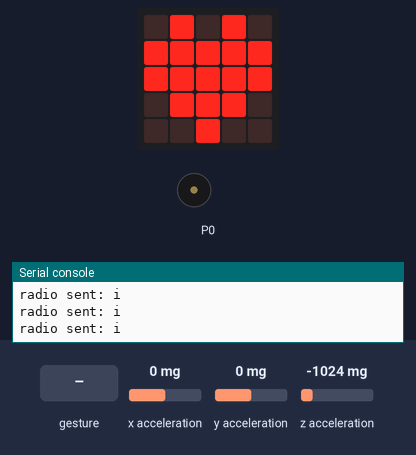
Recording of a program running on a simulated BBC micro:bit (MakeCode). Parts: the board's 5×5 LED display, buzzer (waves = sounding), the last lines printed to the serial console. Inputs (shaded band) come from the test bench; at power-on: x acceleration 0 mg, y acceleration 0 mg, z acceleration -1024 mg. Random numbers come from a fixed seed; no radio messages arrive unless stated (any console line starting 'radio sent:' is added by the test bench); a tilt is held for 1.5 s and a shake lasts 1 s, then the board lies face up again.

Above: at 1.8 s.
1.9 s: gesture 'shake'
At 4.6 s:
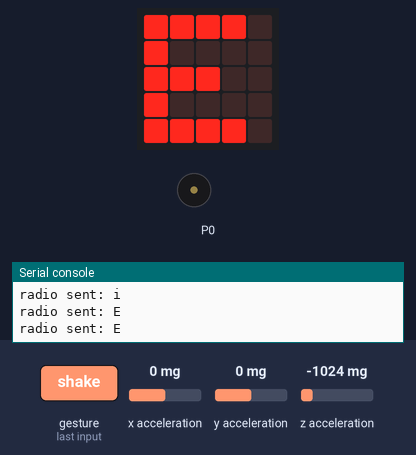
4.9 s: gesture 'shake'
At 7.4 s:
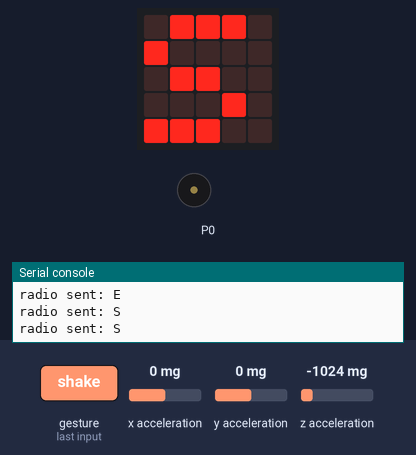
7.9 s: gesture 'shake'
At 10.6 s:
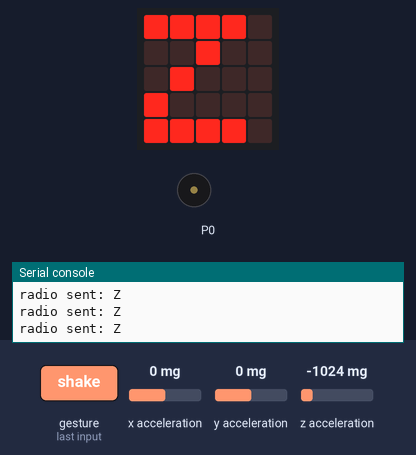
10.9 s: gesture 'shake'
At 13.1 s:
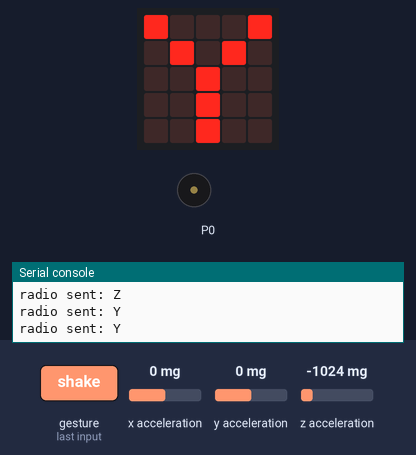
13.9 s: gesture 'shake'
At 16.6 s:
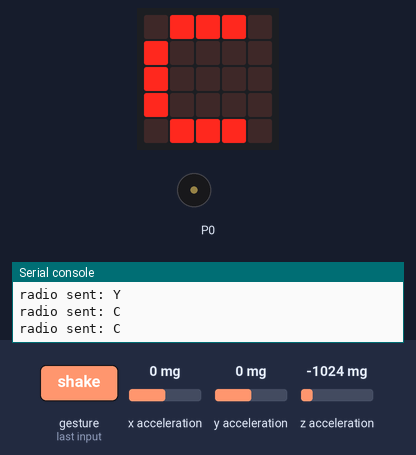
Timing chart, 0 to 17.9 s (numbered marks = the images above; inputs shaded):
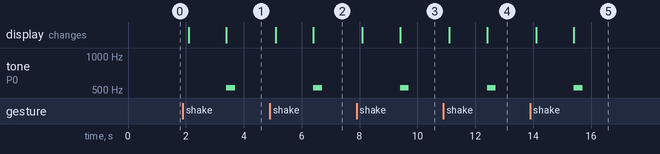

Measured:
- after the input at 1.9 s, tone on P0: silent → 523 Hz after 1.5 s, → silent 0.30 s later; the display: first changes after 0.20 s (image 1 shows a later state)
- after the input at 4.9 s, tone on P0: silent → 523 Hz after 1.5 s, → silent 0.30 s later; the display: first changes after 0.20 s (image 2 shows a later state)
- after the input at 7.9 s, tone on P0: silent → 523 Hz after 1.5 s, → silent 0.30 s later; the display: first changes after 0.20 s (image 3 shows a later state)
- after the input at 10.9 s, tone on P0: silent → 523 Hz after 1.5 s, → silent 0.30 s later; the display: first changes after 0.20 s (image 4 shows a later state)
- after the input at 13.9 s, tone on P0: silent → 523 Hz after 1.5 s, → silent 0.30 s later; the display: first changes after 0.20 s (image 5 shows a later state)

The program:

main.ts
```typescript
input.onGesture(Gesture.Shake, function () {
    bewegt_sich = true
    while (bewegt_sich) {
        basic.showIcon(IconNames.No)
        if (Math.abs(input.acceleration(Dimension.X)) < 50 || Math.abs(input.acceleration(Dimension.Y)) < 50 || Math.abs(input.acceleration(Dimension.Z)) < 50) {
            bewegt_sich = false
        }
    }
    basic.pause(100)
    music.play(music.stringPlayable("C5 - - - - - - - ", 200), music.PlaybackMode.InBackground)
    basic.showString("" + (Buchstabenwürfel()))
})
function Buchstabenwürfel () {
    zufallszahl = randint(0, 25)
    if (zufallszahl == 0) {
        buchstabe = "A"
    }
    if (zufallszahl == 1) {
        buchstabe = "B"
    }
    if (zufallszahl == 2) {
        buchstabe = "C"
    }
    if (zufallszahl == 3) {
        buchstabe = "D"
    }
    if (zufallszahl == 4) {
        buchstabe = "E"
    }
    if (zufallszahl == 5) {
        buchstabe = "F"
    }
    if (zufallszahl == 6) {
        buchstabe = "G"
    }
    if (zufallszahl == 7) {
        buchstabe = "H"
    }
    if (zufallszahl == 8) {
        buchstabe = "I"
    }
    if (zufallszahl == 9) {
        buchstabe = "J"
    }
    if (zufallszahl == 10) {
        buchstabe = "K"
    }
    if (zufallszahl == 11) {
        buchstabe = "L"
    }
    if (zufallszahl == 12) {
        buchstabe = "M"
    }
    if (zufallszahl == 13) {
        buchstabe = "N"
    }
    if (zufallszahl == 14) {
        buchstabe = "O"
    }
    if (zufallszahl == 15) {
        buchstabe = "P"
    }
    if (zufallszahl == 16) {
        buchstabe = "Q"
    }
    if (zufallszahl == 17) {
        buchstabe = "R"
    }
    if (zufallszahl == 18) {
        buchstabe = "S"
    }
    if (zufallszahl == 19) {
        buchstabe = "T"
    }
    if (zufallszahl == 20) {
        buchstabe = "U"
    }
    if (zufallszahl == 21) {
        buchstabe = "V"
    }
    if (zufallszahl == 22) {
        buchstabe = "W"
    }
    if (zufallszahl == 23) {
        buchstabe = "X"
    }
    if (zufallszahl == 24) {
        buchstabe = "Y"
    }
    if (zufallszahl == 25) {
        buchstabe = "Z"
    }
    return buchstabe
}
let zufallszahl = 0
let bewegt_sich = false
let buchstabe = ""
basic.showIcon(IconNames.Heart)
radio.setGroup(173)
buchstabe = "i"
bewegt_sich = false
basic.forever(function () {
    if (!(bewegt_sich)) {
        radio.sendString(buchstabe)
    }
    basic.pause(500)
})
```

test.ts
```typescript
// Hier kann man Tests durchführen; diese Datei wird nicht kompiliert, wenn dieses Paket als Erweiterung verwendet wird.
```
